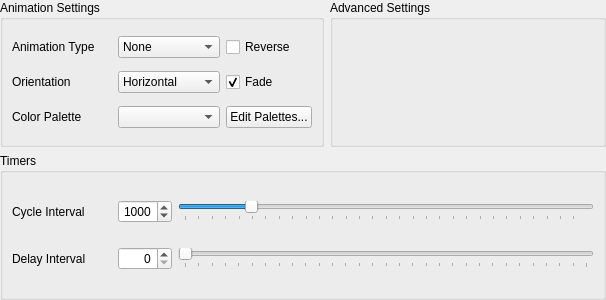
<?xml version="1.0" encoding="UTF-8"?>
<ui version="4.0">
 <class>AnimationControlWidget</class>
 <widget class="QWidget" name="AnimationControlWidget">
  <property name="geometry">
   <rect>
    <x>0</x>
    <y>0</y>
    <width>606</width>
    <height>300</height>
   </rect>
  </property>
  <property name="sizePolicy">
   <sizepolicy hsizetype="Preferred" vsizetype="Preferred">
    <horstretch>0</horstretch>
    <verstretch>0</verstretch>
   </sizepolicy>
  </property>
  <property name="windowTitle">
   <string>Form</string>
  </property>
  <layout class="QGridLayout" name="animationLayout">
   <property name="leftMargin">
    <number>0</number>
   </property>
   <property name="topMargin">
    <number>0</number>
   </property>
   <property name="rightMargin">
    <number>0</number>
   </property>
   <property name="bottomMargin">
    <number>0</number>
   </property>
   <item row="0" column="0">
    <widget class="QGroupBox" name="baseSettingsGroupBox">
     <property name="sizePolicy">
      <sizepolicy hsizetype="Preferred" vsizetype="Preferred">
       <horstretch>0</horstretch>
       <verstretch>0</verstretch>
      </sizepolicy>
     </property>
     <property name="title">
      <string>Animation Settings</string>
     </property>
     <layout class="QGridLayout" name="baseSettingsLayout">
      <item row="2" column="1">
       <widget class="QComboBox" name="paletteComboBox">
        <property name="minimumSize">
         <size>
          <width>102</width>
          <height>0</height>
         </size>
        </property>
        <property name="currentText">
         <string/>
        </property>
        <property name="sizeAdjustPolicy">
         <enum>QComboBox::AdjustToContents</enum>
        </property>
       </widget>
      </item>
      <item row="0" column="1">
       <widget class="QComboBox" name="typeComboBox">
        <property name="minimumSize">
         <size>
          <width>102</width>
          <height>0</height>
         </size>
        </property>
        <item>
         <property name="text">
          <string>None</string>
         </property>
        </item>
        <item>
         <property name="text">
          <string>Blink</string>
         </property>
        </item>
        <item>
         <property name="text">
          <string>Cycle</string>
         </property>
        </item>
        <item>
         <property name="text">
          <string>Fire</string>
         </property>
        </item>
        <item>
         <property name="text">
          <string>Lightning</string>
         </property>
        </item>
        <item>
         <property name="text">
          <string>Mandelbrot</string>
         </property>
        </item>
        <item>
         <property name="text">
          <string>Plasma</string>
         </property>
        </item>
        <item>
         <property name="text">
          <string>Radial</string>
         </property>
        </item>
        <item>
         <property name="text">
          <string>Random</string>
         </property>
        </item>
        <item>
         <property name="text">
          <string>Solid</string>
         </property>
        </item>
        <item>
         <property name="text">
          <string>Sparkle</string>
         </property>
        </item>
        <item>
         <property name="text">
          <string>Wave</string>
         </property>
        </item>
       </widget>
      </item>
      <item row="0" column="0">
       <widget class="QLabel" name="typeLabel">
        <property name="minimumSize">
         <size>
          <width>100</width>
          <height>0</height>
         </size>
        </property>
        <property name="text">
         <string>Animation Type</string>
        </property>
       </widget>
      </item>
      <item row="2" column="0">
       <widget class="QLabel" name="colorLabel">
        <property name="minimumSize">
         <size>
          <width>100</width>
          <height>0</height>
         </size>
        </property>
        <property name="text">
         <string>Color Palette</string>
        </property>
       </widget>
      </item>
      <item row="2" column="2">
       <widget class="QPushButton" name="paletteEditButton">
        <property name="text">
         <string>Edit Palettes...</string>
        </property>
       </widget>
      </item>
      <item row="1" column="0">
       <widget class="QLabel" name="orientationLabel">
        <property name="text">
         <string>Orientation</string>
        </property>
       </widget>
      </item>
      <item row="1" column="1">
       <widget class="QComboBox" name="orientationComboBox">
        <property name="toolTip">
         <string>The animation's orientation</string>
        </property>
        <item>
         <property name="text">
          <string>Horizontal</string>
         </property>
        </item>
        <item>
         <property name="text">
          <string>Vertical</string>
         </property>
        </item>
       </widget>
      </item>
      <item row="0" column="2">
       <widget class="QCheckBox" name="reverseCheckBox">
        <property name="toolTip">
         <string>Reverses the steps in the animation</string>
        </property>
        <property name="text">
         <string>Reverse</string>
        </property>
       </widget>
      </item>
      <item row="1" column="2">
       <widget class="QCheckBox" name="fadeCheckBox">
        <property name="toolTip">
         <string/>
        </property>
        <property name="text">
         <string>Fade</string>
        </property>
        <property name="checked">
         <bool>true</bool>
        </property>
       </widget>
      </item>
     </layout>
    </widget>
   </item>
   <item row="0" column="1">
    <widget class="QGroupBox" name="advancedSettingsGroupBox">
     <property name="title">
      <string>Advanced Settings</string>
     </property>
     <layout class="QGridLayout" name="advancedSettingsLayout">
      <property name="sizeConstraint">
       <enum>QLayout::SetDefaultConstraint</enum>
      </property>
     </layout>
    </widget>
   </item>
   <item row="1" column="0" colspan="2">
    <widget class="QGroupBox" name="timersGroupBox">
     <property name="title">
      <string>Timers</string>
     </property>
     <layout class="QGridLayout" name="timersLayout">
      <item row="0" column="2">
       <widget class="QSlider" name="cycleIntervalSlider">
        <property name="toolTip">
         <string>The amount of time each cycle takes to complete</string>
        </property>
        <property name="minimum">
         <number>10</number>
        </property>
        <property name="maximum">
         <number>6000</number>
        </property>
        <property name="singleStep">
         <number>10</number>
        </property>
        <property name="value">
         <number>1000</number>
        </property>
        <property name="orientation">
         <enum>Qt::Horizontal</enum>
        </property>
        <property name="invertedAppearance">
         <bool>false</bool>
        </property>
        <property name="invertedControls">
         <bool>false</bool>
        </property>
        <property name="tickPosition">
         <enum>QSlider::TicksBelow</enum>
        </property>
        <property name="tickInterval">
         <number>200</number>
        </property>
       </widget>
      </item>
      <item row="0" column="0">
       <widget class="QLabel" name="cycleIntervalLabel">
        <property name="minimumSize">
         <size>
          <width>100</width>
          <height>0</height>
         </size>
        </property>
        <property name="text">
         <string>Cycle Interval</string>
        </property>
       </widget>
      </item>
      <item row="1" column="0">
       <widget class="QLabel" name="delayIntervalLabel">
        <property name="text">
         <string>Delay Interval</string>
        </property>
       </widget>
      </item>
      <item row="1" column="2">
       <widget class="QSlider" name="delayIntervalSlider">
        <property name="toolTip">
         <string>The amount of time to wait before starting the next cycle</string>
        </property>
        <property name="maximum">
         <number>6000</number>
        </property>
        <property name="singleStep">
         <number>10</number>
        </property>
        <property name="orientation">
         <enum>Qt::Horizontal</enum>
        </property>
        <property name="tickPosition">
         <enum>QSlider::TicksBelow</enum>
        </property>
        <property name="tickInterval">
         <number>200</number>
        </property>
       </widget>
      </item>
      <item row="0" column="1">
       <widget class="QSpinBox" name="cycleIntervalSpinBox">
        <property name="alignment">
         <set>Qt::AlignRight|Qt::AlignTrailing|Qt::AlignVCenter</set>
        </property>
        <property name="maximum">
         <number>6000</number>
        </property>
        <property name="singleStep">
         <number>10</number>
        </property>
        <property name="value">
         <number>1000</number>
        </property>
       </widget>
      </item>
      <item row="1" column="1">
       <widget class="QSpinBox" name="delayIntervalSpinBox">
        <property name="alignment">
         <set>Qt::AlignRight|Qt::AlignTrailing|Qt::AlignVCenter</set>
        </property>
        <property name="maximum">
         <number>6000</number>
        </property>
        <property name="singleStep">
         <number>10</number>
        </property>
       </widget>
      </item>
     </layout>
    </widget>
   </item>
  </layout>
 </widget>
 <resources/>
 <connections/>
</ui>
